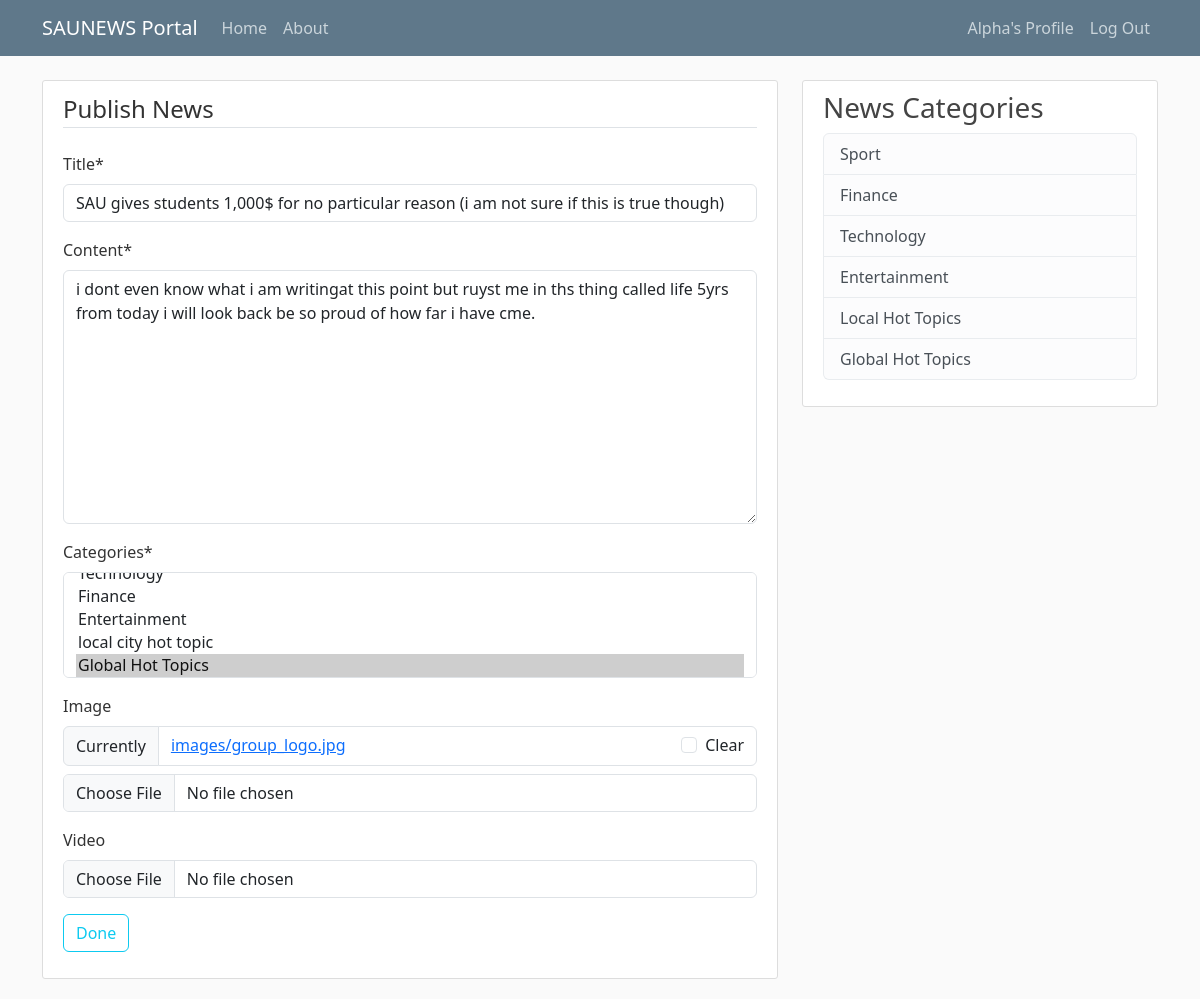
The app's page /post/18/update/ (signed in) with its own data.
### blog/models.py (models this page shows, shortened)
class Post(models.Model):
    title = models.CharField(max_length=100)
    content = models.TextField(null=True)
    categories = models.ManyToManyField(Category)
    date_created = models.DateTimeField(default=timezone.now)
    author = models.ForeignKey(User, on_delete=models.CASCADE)
    likes = models.ManyToManyField(User, related_name='blog_posts')
    video = models.FileField(upload_to='videos/', null=True, blank=True)
    image = models.ImageField(upload_to='images/', null=True, blank=True)

### blog/views.py (the view, shortened to what this page needs)
# urls.py: path("post/<int:pk>/update/", PostUpdateView.as_view(), name="post_update"),
class PostUpdateView(LoginRequiredMixin, UserPassesTestMixin, UpdateView):
    model = Post
    fields = ['title', 'content', 'categories', 'image', 'video']
    def test_func(self):
        post = self.get_object()
        if self.request.user == post.author:
            return True
        return False

### blog/models.py (called while the page is built)
    def __str__(self):
        return self.name

### blog/templates/blog/post_form.html (shortened to what this page needs)
{% extends 'blog/base.html' %}
{% load crispy_forms_tags %}
{% block content %}
    <div class="content-section">
        <form action="" method="post" enctype="multipart/form-data">
            <fieldset class="form-group">
                <legend class="border-bottom mb-4"> Publish News </legend>
                {{ form | crispy }}
            </fieldset>
            <div class="form-group">
                <button type="submit" class="btn btn-outline-info">
                    Done
                </button>
            </div>
        </form>
    </div>
{% endblock content %}

### blog/templates/blog/base.html (shortened to what this page needs)
{% load static %}
<html lang="en">
  <head>
    <link href="https://cdn.jsdelivr.net/npm/bootstrap@5.3.0-alpha1/dist/css/bootstrap.min.css" rel="stylesheet">
    <link rel="stylesheet" href="{% static 'blog/main.css' %}">
  </head>
  <body>
    <header class="site-header">
        <nav class="navbar navbar-expand-md navbar-dark bg-steel fixed-top">
          <div class="container">
            <a class="navbar-brand mr-4" href="{% url 'blog_home' %}">SAUNEWS Portal</a>
            <div class="collapse navbar-collapse" id="navbarToggle">
              <div class="navbar-nav mr-auto">
                <a class="nav-item nav-link" href="{% url 'blog_home' %}">Home</a>
                <a class="nav-item nav-link" href="{% url 'blog_about' %}">About</a>
              </div>
            </div>
            <div class="navbar-nav">
              {% if user.is_authenticated %}
                <a class="nav-item nav-link" href="{% url 'profile' %}">{{user.username}}'s Profile</a>
                <a class="nav-item nav-link" href="{% url 'logout' %}">Log Out</a>
                {% else %}
                <a class="nav-item nav-link" href="{% url 'login' %}">Login</a>
                <a class="nav-item nav-link" href="{% url 'register' %}">Register</a>
              {% endif %}
            </div>
          </div>
        </nav>
    </header>
    <main role="main" class="container">
        <div class="row">
          <div class="col-md-8">
            {% block content %} {% endblock %}
          </div>
          <div class="col-md-4">
            <div class="content-section">
              <h3>News Categories</h3>
                <ul class="list-group">
                  <li class="list-group-item list-group-item-light">Sport</li>
                  <li class="list-group-item list-group-item-light">Finance</li>
                  <li class="list-group-item list-group-item-light">Technology</li>
                  <li class="list-group-item list-group-item-light">Entertainment</li>
                  <li class="list-group-item list-group-item-light">Local Hot Topics</li>
                  <li class="list-group-item list-group-item-light">Global Hot Topics</li>
                </ul>
            </div>
          </div>
        </div>
    </main>
  </body>
</html>

### blog/static/blog/main.css (style rules this page uses)
body { background: #fafafa; color: #333333; margin-top: 5rem; }
h1, h2, h3, h4, h5, h6 { color: #444444; }
ul { margin: 0; }
.bg-steel { background-color: #5f788a; }
.site-header .navbar-nav .nav-link { color: #cbd5db; }
.content-section { background: #ffffff; padding: 10px 20px; border: 1px solid #dddddd; border-radius: 3px; margin-bottom: 20px; }

### records on screen
Post: title "SAU gives students 1,000$ for no particular reason (i am not sure if this is true though)", content "i dont even know what i am writingat this point but ruyst me in ths thing called life 5yrs from today i will look back be so proud of how far i have cme."

### other values on screen
{{ user.username }} "Alpha"
